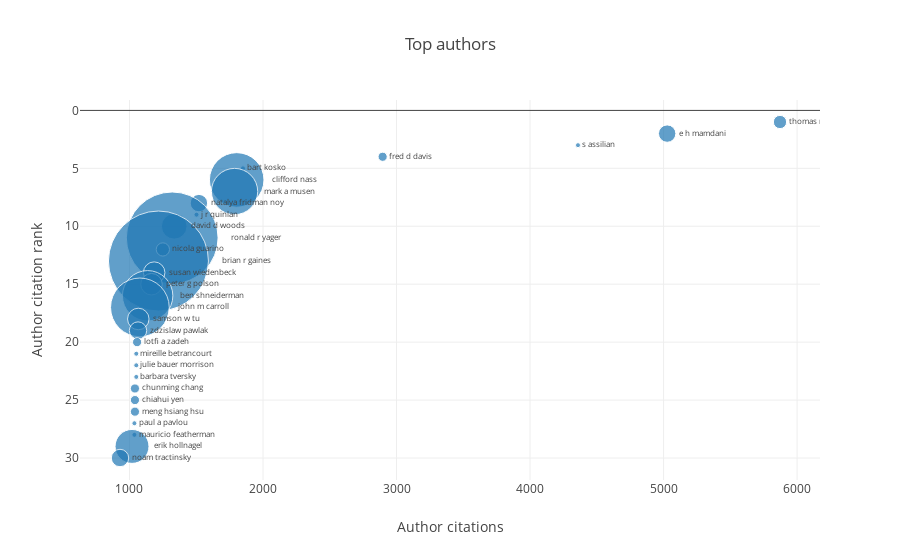

Here is the notebook cell this chart was saved with:
### Markdown cell above
# Top authors

### Code cell
top_authors = pd.merge(left=ijhcs_contributions, right=ijhcs[['paperid', 'citationcount']], 
                       left_on='paperid', right_on='paperid')
top_authors = top_authors.groupby(['authorid', 'name']).agg({'paperid': 'count', 'citationcount':'sum'})\
                         .sort_values('citationcount', ascending=False)[:TOP_N].reset_index()
top_authors['citationrank'] = top_authors.index + 1

min_max_scaler = preprocessing.MinMaxScaler((5, 100))

trace0 = go.Scatter(
    x=top_authors.citationcount,
    y=top_authors.citationrank,
    text=top_authors.name,
    textposition='middle right',
    textfont=dict(size=8),
    mode='markers+text',
#     marker=dict(size=5)
    marker=dict(size=min_max_scaler.fit_transform(top_authors[['paperid']]))
)

layout = go.Layout(title='Top authors',
                   xaxis=dict(title='Author citations'),
                   yaxis=dict(title='Author citation rank',
                              autorange='reversed'))

fig = go.Figure(data=[trace0], layout=layout)
plotly.offline.iplot(fig)
pio.write_image(fig, 'reports/images/ijhcs_top_authors.png')

### Figure 1 — Plotly figure (JSON) as saved in the notebook; plotly's stock layout.template omitted (floating-point values rounded to 4 significant figures)
{"data": [{"marker": {"size": [[13.26], [17.39], [5], [9.13], [5], [54.57], [46.3], [17.39], [5], [25.65], [91.74], [13.26], [100], [21.52], [21.52], [50.43], [58.7], [21.52], [17.39], [9.13], [5], [5], [5], [9.13], [9.13], [9.13], [5], [5], [33.91], [17.39]]}, "mode": "markers+text", "text": ["thomas r gruber", "e h mamdani", "s assilian", "fred d davis", "bart kosko", "clifford nass", "mark a musen", "natalya fridman noy", "j r quinlan", "david d woods", "ronald r yager", "nicola guarino", "brian r gaines", "susan wiedenbeck", "peter g polson", "ben shneiderman", "john m carroll", "samson w tu", "zdzislaw pawlak", "lotfi a zadeh", "mireille betrancourt", "julie bauer morrison", "barbara tversky", "chunming chang", "chiahui yen", "meng hsiang hsu", "paul a pavlou", "mauricio featherman", "erik hollnagel", "noam tractinsky"], "textfont": {"size": 8}, "textposition": "middle right", "type": "scatter", "uid": "7a8b5cb8-c1e2-4452-82e9-24d1e36b89fc", "x": [5872, 5027, 4359, 2896, 1850, 1803, 1787, 1520, 1502, 1335, 1320, 1250, 1217, 1185, 1165, 1136, 1078, 1066, 1064, 1057, 1051, 1051, 1051, 1041, 1041, 1041, 1037, 1037, 1019, 929], "y": [1, 2, 3, 4, 5, 6, 7, 8, 9, 10, 11, 12, 13, 14, 15, 16, 17, 18, 19, 20, 21, 22, 23, 24, 25, 26, 27, 28, 29, 30]}], "layout": {"title": {"text": "Top authors"}, "xaxis": {"title": {"text": "Author citations"}}, "yaxis": {"autorange": "reversed", "title": {"text": "Author citation rank"}}}}
